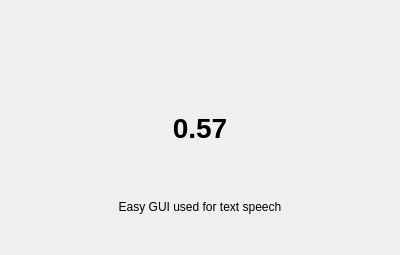
<?xml version="1.0" encoding="UTF-8"?>
<ui version="4.0">
 <class>about_window</class>
 <widget class="QDialog" name="about_window">
  <property name="geometry">
   <rect>
    <x>0</x>
    <y>0</y>
    <width>400</width>
    <height>255</height>
   </rect>
  </property>
  <property name="windowTitle">
   <string>About</string>
  </property>
  <property name="windowIcon">
   <iconset resource="resources.qrc">
    <normaloff>:/images/images/audooklogo.png</normaloff>:/images/images/audooklogo.png</iconset>
  </property>
  <layout class="QGridLayout" name="gridLayout">
   <item row="0" column="0">
    <layout class="QVBoxLayout" name="verticalLayout_2">
     <item>
      <layout class="QVBoxLayout" name="verticalLayout">
       <property name="leftMargin">
        <number>0</number>
       </property>
       <item>
        <widget class="QLabel" name="image">
         <property name="text">
          <string/>
         </property>
         <property name="pixmap">
          <pixmap resource="resources.qrc">:/images/images/audooklogo.png</pixmap>
         </property>
         <property name="alignment">
          <set>Qt::AlignCenter</set>
         </property>
        </widget>
       </item>
       <item>
        <widget class="QLabel" name="version">
         <property name="font">
          <font>
           <pointsize>21</pointsize>
           <weight>75</weight>
           <bold>true</bold>
          </font>
         </property>
         <property name="layoutDirection">
          <enum>Qt::LeftToRight</enum>
         </property>
         <property name="text">
          <string>0.57</string>
         </property>
         <property name="textFormat">
          <enum>Qt::AutoText</enum>
         </property>
         <property name="alignment">
          <set>Qt::AlignCenter</set>
         </property>
        </widget>
       </item>
       <item>
        <widget class="QLabel" name="label">
         <property name="text">
          <string>Easy GUI used for text speech</string>
         </property>
         <property name="textFormat">
          <enum>Qt::AutoText</enum>
         </property>
         <property name="alignment">
          <set>Qt::AlignCenter</set>
         </property>
        </widget>
       </item>
      </layout>
     </item>
    </layout>
   </item>
  </layout>
 </widget>
 <resources>
  <include location="resources.qrc"/>
 </resources>
 <connections/>
</ui>
